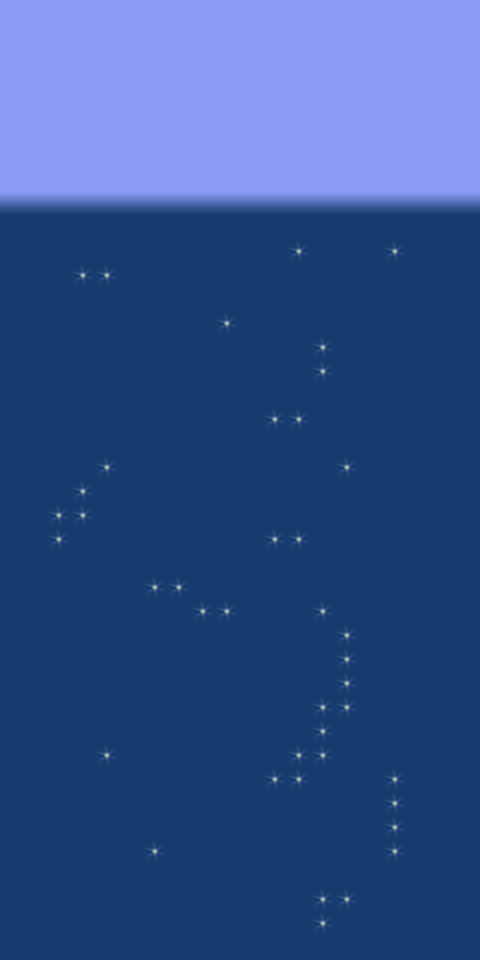

Tiled map render using the project's own tile images. Description and the map definition, with tile-layer contents summarised, below:
An orthogonal 20x40 tile map with 24x24 px tiles, 1 tile layer (Слой тайлов 2).

<map version="1.0" orientation="orthogonal" width="20" height="40" tilewidth="24" tileheight="24">
 <tileset firstgid="1" name="bgmap" tilewidth="24" tileheight="24">
  <image source="bgmap.png" width="72" height="48" />
 </tileset>
 <layer name="Слой тайлов 2" width="20" height="40">
  <data>[800 cells, 800 non-empty, 4 distinct tile ids]</data>
 </layer>
</map>
